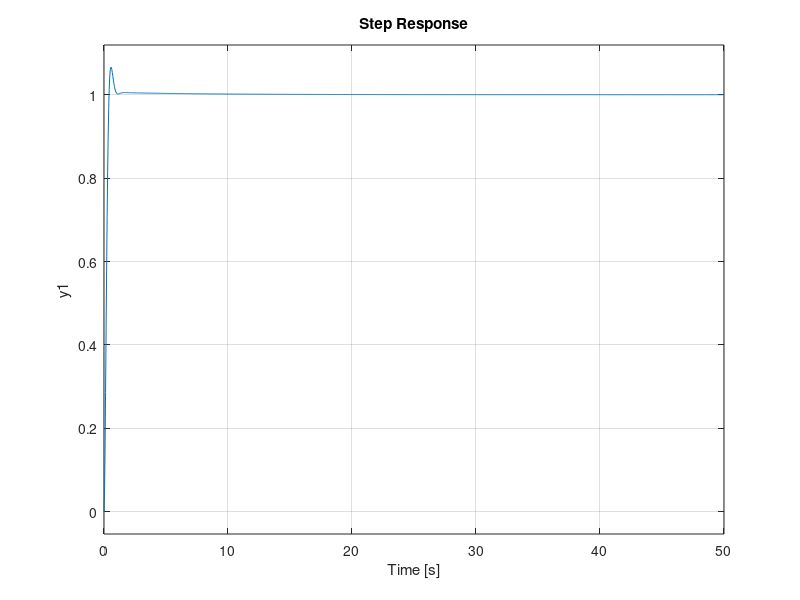
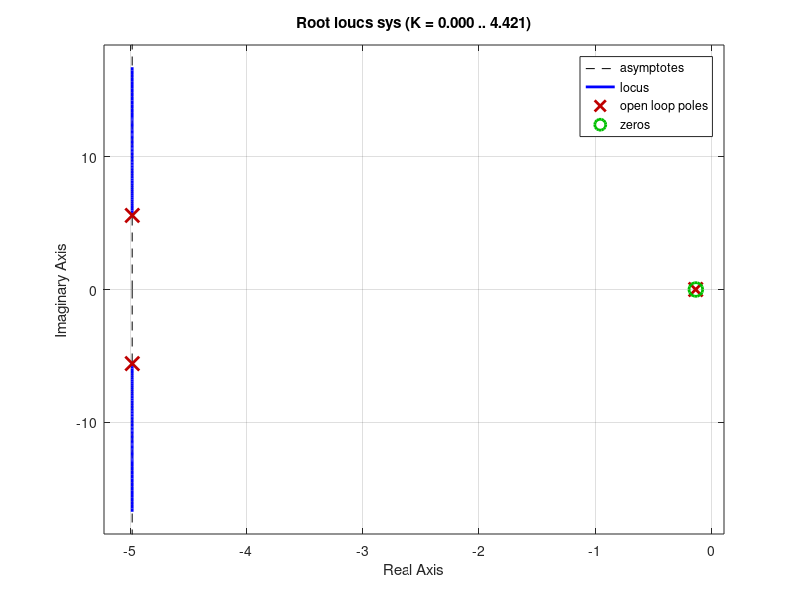

These charts were generated, in order, by the following MATLAB code: (Note: this script raises an error after producing the figures.)
clc;

%load("PIController.mat");
Kp=2.25;
Ki=0.3;
PI=zpk(-Ki/Kp,0,Kp);
Gp = zpk([], [-0.1 -10], 25);

sysOpenLoop = PI*Gp;
sys = feedback(sysOpenLoop,1);
figure(1)
step(sys)
figure(2)
rlocus(sys)
controlSystemDesigner(Gp,PI);
stepinfo(sys)
